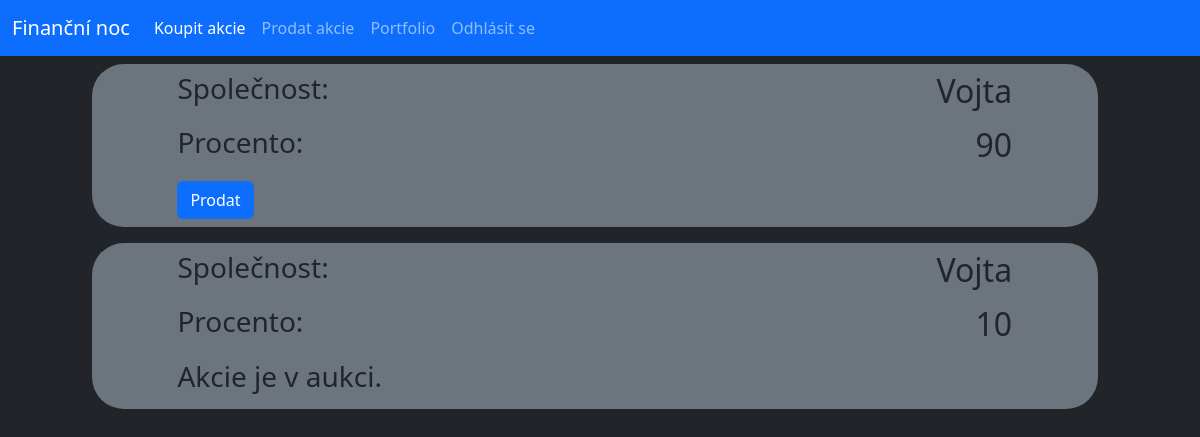
Page /sell (signed in) on the earlier database version.
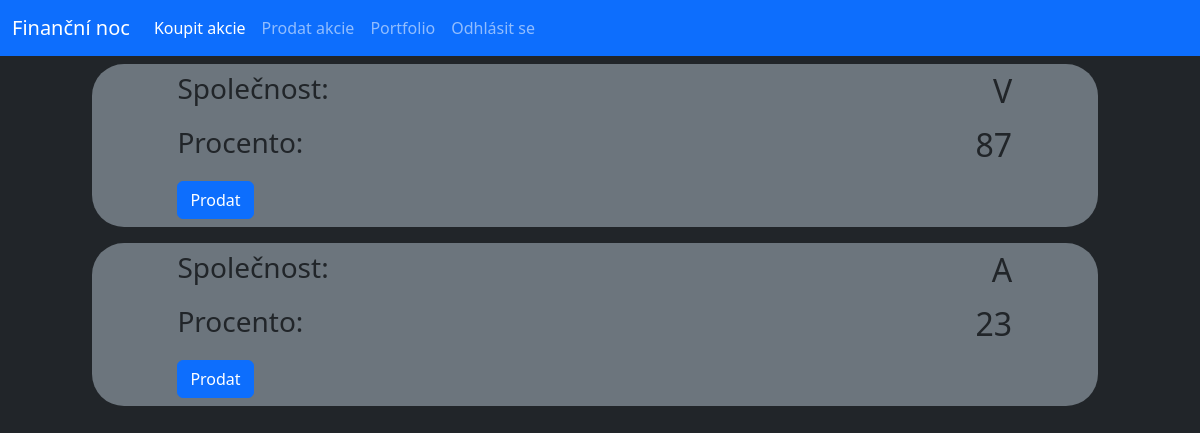
Same page on the later database version.
### database.py (models this page shows, shortened)
class Stock(db.Model):
    _id = db.Column("id", db.Integer, primary_key=True)
    owner = db.Column(db.String(40))
    name = db.Column(db.String(40))
    percentage = db.Column(db.Integer)
    isSelling = db.Column(db.Boolean)

### router.py (the view, shortened to what this page needs)
@app.route("/sell", methods=["GET"])
@app.route("/sell/<stock_id>", methods=["GET", "POST"])
def sellStock(stock_id=-1):
    if not "user" in session:
        return redirect(url_for("login"))
    if (request.method == "GET") and (int(stock_id) < 0):
        stocks = Stock.query.filter_by(owner=session["user"]).all()
        return render_template("sell.html", stocks=stocks, logged=True)

### templates/sell.html
{% extends "main.html" %}
{% block content %}
    {% for stock in stocks%}
    <div class="row py-2">
        <div class="col-offset-1 col-11">
            <div class="conteiner offset-1 bg-secondary rounded-5">
                <div class="row py-2">
                    <div class="col-4 offset-1"><h3>Společnost:</h3></div>
                    <div class="col-6"><h2 class="text-end">{{stock.name}}</h2></div>
                </div>
                <div class="row">
                    <div class="col-4 offset-1"><h3>Procento:</h3></div>
                    <div class="col-6"><h2 class="text-end">{{stock.percentage}}</h2></div>
                </div>
                <div class="row py-2">
                    <div class="col-4 offset-1">
                {% if not stock.isSelling %}
                        <button onclick="location.href = '/sell/{{stock._id}}';" class="btn btn-primary">Prodat</button>
                {% else %}
                        <h3>Akcie je v aukci.</h3>
                {% endif %}
                    </div>
                </div>
            </div>
        </div>
    </div>
    {% endfor %}
{% endblock%}

Differences in the rows shown:
removed Stock: name "Vojta", percentage "10", isSelling "Akcie je v aukci."
changed Stock (number 1 of 2 on the later page): name "Vojta" → "V"; percentage "90" → "87"
now on this page (row edited): Stock: name "A", percentage "23"
